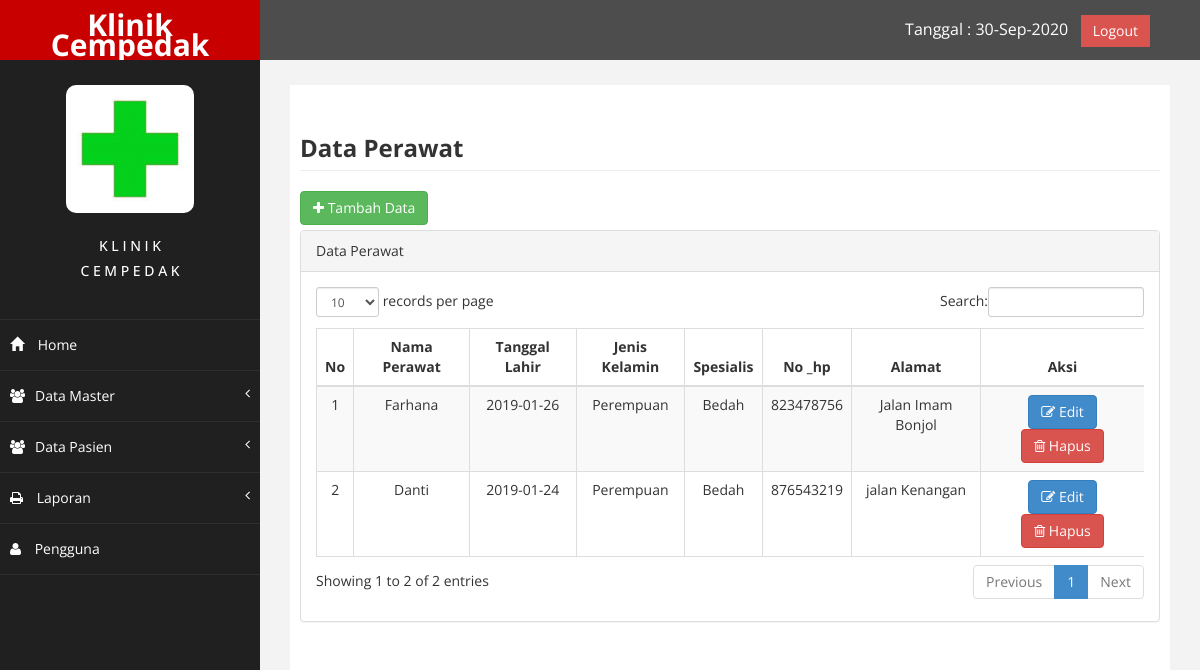
Screenshot of /index.php?page=perawat (signed in) with the database file from the repository.
### tables this page shows
CREATE TABLE IF NOT EXISTS `perawat` (
  `kode_perawat` varchar(10) NOT NULL,
  `nama_perawat` varchar(50) NOT NULL,
  `Jenis_kelamin` varchar(10) NOT NULL,
  `tanggal_lahir` date NOT NULL,
  `sepesialis` varchar(50) NOT NULL,
  `alamat` varchar(50) NOT NULL,
  `no_hp` int(13) NOT NULL,
  PRIMARY KEY (`kode_perawat`)
);

### page/perawat/perawat.php (the view)
<div class="row">
    <div class="col-md-12">
         <h3 class="page-header"><strong>Data Perawat</strong></h3>
        <a href ="?page=perawat&aksi=tambah" class = "btn btn-success" style="margin-bottom: 5px;"><i class ="fa fa-plus"></i> Tambah Data </a>
        <div class="panel panel-default">
            <div class="panel-heading"> Data Perawat </div>
                <div class="panel-body">
                    <div class="table-responsive">
                        <table class="table table-striped table-bordered table-hover" id="dataTables-example">
                            <thead>
                                <tr>
                                <th class="text-center">No</th>
                                <th class="text-center">Nama Perawat</th>
                                <th class="text-center">Tanggal Lahir</th>
                                <th class="text-center">Jenis Kelamin</th>
                                <th class="text-center">Spesialis</th>
                                <th class="text-center">No _hp</th>
                                <th class="text-center">Alamat</th>
                                <th class="text-center">Aksi</th>
                                </tr>
                            </thead>
                            <tbody>
                            <?php
                                $sql = $koneksi -> query ("select * from perawat");
                                $no=1;
                                while ($data = $sql -> fetch_assoc()) {
                            ?>
                            <tr>
                                <td class="text-center"><?php echo $no++ ?></td>
                                <td class="text-center"><?php echo $data ['nama_perawat'] ?></td>
                                <td class="text-center"><?php echo $data ['tanggal_lahir'] ?></td>
                                <td class="text-center"><?php echo $data ['Jenis_kelamin'] ?></td>
                                <td class="text-center"><?php echo $data ['sepesialis'] ?></td>
                                <td class="text-center"><?php echo $data ['no_hp'] ?></td>
                                <td class="text-center"><?php echo $data ['alamat'] ?></td>
                                <td class="text-center">
                                    <a href="?page=perawat&aksi=edit&kode_perawat=<?php echo $data['kode_perawat']; ?>"><button type="button" class="btn btn-primary"><i class="fa fa-edit "></i> Edit</button>
                                    <a onclick="return confirm('Anda Yakin Akan Menghapus Data Ini ?')" href="?page=perawat&aksi=hapus&kode_perawat=<?php echo $data['kode_perawat']; ?>"><button type="button" class="btn btn-danger"><i class="fa fa-trash-o"></i> Hapus</button></a>
                                </td>
                            </tr>
                                <?php } ?>
                            </tbody>
                        </table>
                     </div>
                </div>
            </div>
        </div>
</div>

### assets/css/custom.css (style rules this page uses)
body { font-family: 'Open Sans', sans-serif; }
.text-center { text-align:center; }

### rows the page displays
perawat: nama_perawat "Farhana", tanggal_lahir "2019-01-26", Jenis_kelamin "Perempuan", sepesialis "Bedah", no_hp "823478756", alamat "Jalan Imam Bonjol"
perawat: nama_perawat "Danti", tanggal_lahir "2019-01-24", Jenis_kelamin "Perempuan", sepesialis "Bedah", no_hp "876543219", alamat "jalan Kenangan"
